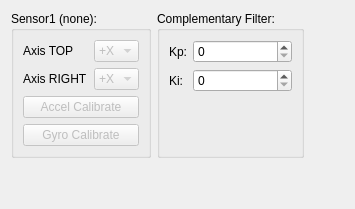
      <widget class="QWidget" name="tabSensors">
       <attribute name="title">
        <string>Sensors</string>
       </attribute>
       <layout class="QGridLayout" name="gridLayout_5">
        <item row="0" column="0">
         <widget class="QGroupBox" name="groupSensor1">
          <property name="title">
           <string>Sensor1 (none):</string>
          </property>
          <layout class="QGridLayout" name="gridLayout_6">
           <item row="0" column="1">
            <widget class="QComboBox" name="comboSensor1AxisTOP">
             <property name="enabled">
              <bool>false</bool>
             </property>
             <item>
              <property name="text">
               <string>+X</string>
              </property>
             </item>
             <item>
              <property name="text">
               <string>+Y</string>
              </property>
             </item>
             <item>
              <property name="text">
               <string>+Z</string>
              </property>
             </item>
             <item>
              <property name="text">
               <string>-X</string>
              </property>
             </item>
             <item>
              <property name="text">
               <string>-Y</string>
              </property>
             </item>
             <item>
              <property name="text">
               <string>-Z</string>
              </property>
             </item>
            </widget>
           </item>
           <item row="1" column="1">
            <widget class="QComboBox" name="comboSensor1AxisRIGHT">
             <property name="enabled">
              <bool>false</bool>
             </property>
             <item>
              <property name="text">
               <string>+X</string>
              </property>
             </item>
             <item>
              <property name="text">
               <string>+Y</string>
              </property>
             </item>
             <item>
              <property name="text">
               <string>+Z</string>
              </property>
             </item>
             <item>
              <property name="text">
               <string>-X</string>
              </property>
             </item>
             <item>
              <property name="text">
               <string>-Y</string>
              </property>
             </item>
             <item>
              <property name="text">
               <string>-Z</string>
              </property>
             </item>
            </widget>
           </item>
           <item row="0" column="0">
            <widget class="QLabel" name="labelSensor1AxisTop">
             <property name="text">
              <string>Axis TOP</string>
             </property>
             <property name="textFormat">
              <enum>Qt::PlainText</enum>
             </property>
            </widget>
           </item>
           <item row="1" column="0">
            <widget class="QLabel" name="labelSensor1AxisRight">
             <property name="text">
              <string>Axis RIGHT</string>
             </property>
             <property name="textFormat">
              <enum>Qt::PlainText</enum>
             </property>
            </widget>
           </item>
           <item row="2" column="0" colspan="2">
            <widget class="QPushButton" name="pushSensor1AccCalibrate">
             <property name="enabled">
              <bool>false</bool>
             </property>
             <property name="text">
              <string>Accel Calibrate</string>
             </property>
            </widget>
           </item>
           <item row="3" column="0" colspan="2">
            <widget class="QPushButton" name="pushSensor1GyroCalibrate">
             <property name="enabled">
              <bool>false</bool>
             </property>
             <property name="text">
              <string>Gyro Calibrate</string>
             </property>
            </widget>
           </item>
          </layout>
         </widget>
        </item>
        <item row="1" column="0">
         <spacer name="verticalSpacer_5">
          <property name="orientation">
           <enum>Qt::Vertical</enum>
          </property>
          <property name="sizeHint" stdset="0">
           <size>
            <width>20</width>
            <height>40</height>
           </size>
          </property>
         </spacer>
        </item>
        <item row="0" column="2">
         <spacer name="horizontalSpacer">
          <property name="orientation">
           <enum>Qt::Horizontal</enum>
          </property>
          <property name="sizeHint" stdset="0">
           <size>
            <width>40</width>
            <height>20</height>
           </size>
          </property>
         </spacer>
        </item>
        <item row="0" column="1">
         <widget class="QGroupBox" name="groupCFilter">
          <property name="title">
           <string>Complementary Filter:</string>
          </property>
          <layout class="QFormLayout" name="formLayout">
           <item row="0" column="0">
            <widget class="QLabel" name="labelKp">
             <property name="text">
              <string>Kp:</string>
             </property>
             <property name="textFormat">
              <enum>Qt::PlainText</enum>
             </property>
            </widget>
           </item>
           <item row="1" column="0">
            <widget class="QLabel" name="labelKi">
             <property name="text">
              <string>Ki:</string>
             </property>
             <property name="textFormat">
              <enum>Qt::PlainText</enum>
             </property>
            </widget>
           </item>
           <item row="0" column="1">
            <widget class="QSpinBox" name="spinCFKp">
             <property name="maximum">
              <number>9999</number>
             </property>
            </widget>
           </item>
           <item row="1" column="1">
            <widget class="QSpinBox" name="spinCFKi">
             <property name="maximum">
              <number>9999</number>
             </property>
            </widget>
           </item>
          </layout>
         </widget>
        </item>
       </layout>
      </widget>
